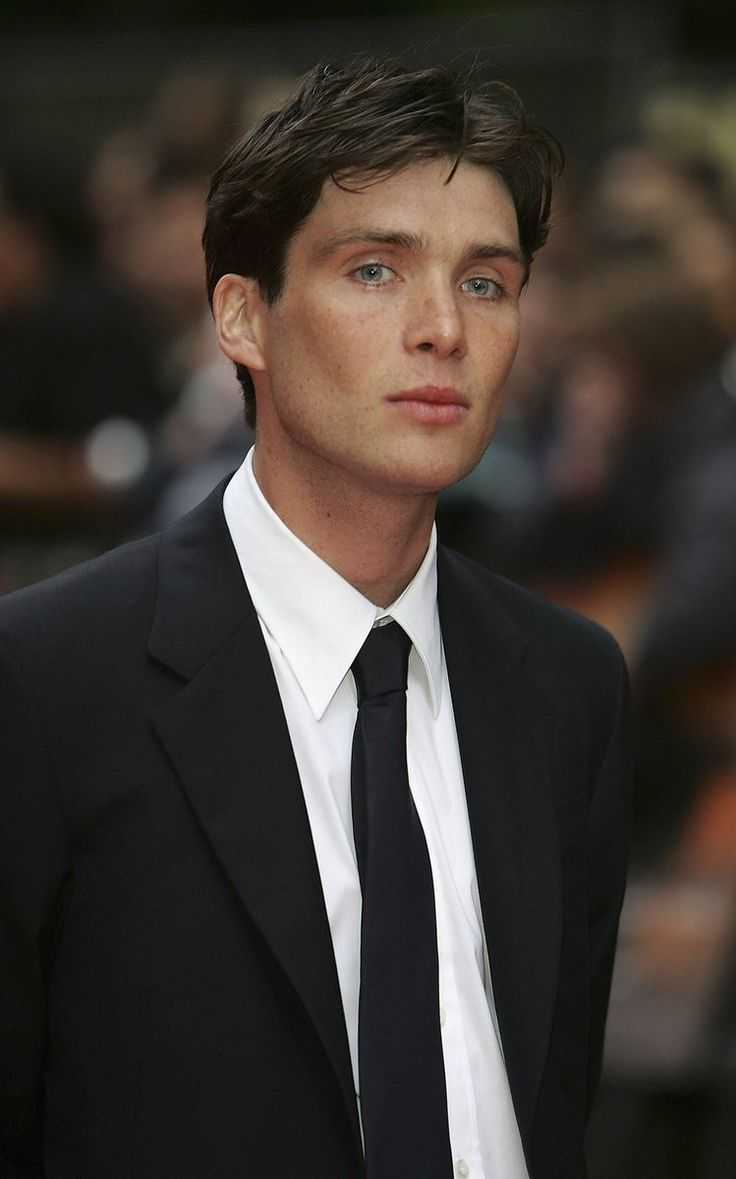
#> input picture deepface/img1.jpg, 736 x 1179 px, given in place of the camera
$ python main_program.py
#> lines starting #> are read from the running program, lines starting #| are printed output that depends on the picture
# import libs:
# main program :
import numpy as np
import threading
import cv2
import imutils
import mail
import winsound

# video input:
v_cap = cv2.VideoCapture(0, cv2.CAP_DSHOW)
#v_cap = cv2.VideoCapture(0)

v_cap.set(cv2.CAP_PROP_FRAME_WIDTH, 640)
v_cap.set(cv2.CAP_PROP_FRAME_HEIGHT, 480)

_, start_frame = v_cap.read()
#> start_frame is the input picture: shape (1179, 736, 3); mean B, G, R 51.7, 56.9, 63.4
start_frame = imutils.resize(start_frame, width=500)
#> start_frame: shape (800, 500, 3)
start_frame = cv2.cvtColor(start_frame, cv2.COLOR_BGR2GRAY)
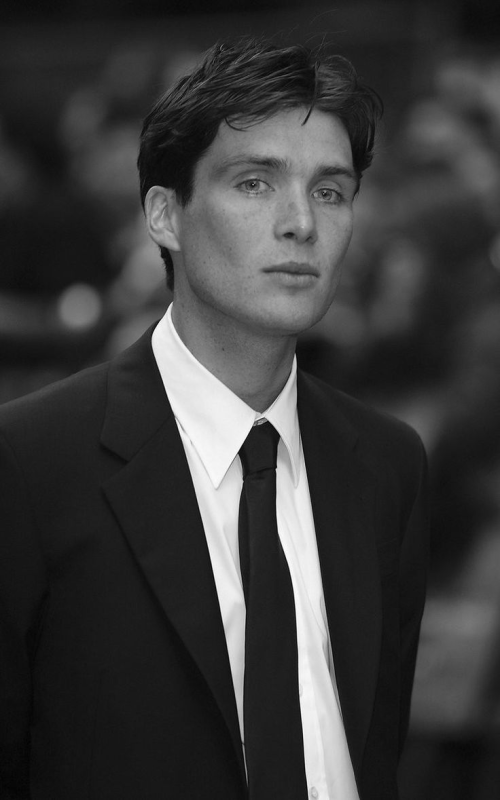
#> start_frame: shape (800, 500); min 2, max 252, mean 58.3
start_frame = cv2.GaussianBlur(start_frame, (21, 21), 0)
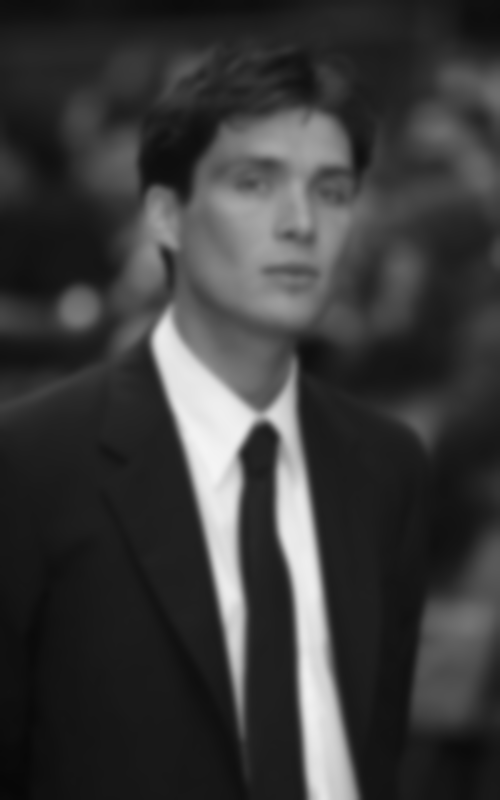
#> start_frame: shape (800, 500); min 7, max 244, mean 58.3

# alarm at start:
alarm = False
alarm_mode = False
alarm_counter = 0

# function for alarm:
def alarm_activate():
    global alarm
    while alarm_mode:
        print("ALARM")
        winsound.Beep(2500, 1000)

# loop function for detecting:
while True:
    _, frame = v_cap.read()
    frame = imutils.resize(frame, width=500)

    if alarm_mode:
        frame_bw = cv2.cvtColor(frame, cv2.COLOR_BGR2GRAY)
        frame_bw = cv2.GaussianBlur(frame_bw, (5, 5), 0)

        difference = cv2.absdiff(start_frame, frame_bw)
        threshold = cv2.threshold(difference, 25, 255, cv2.THRESH_BINARY)[1]
        start_frame = frame_bw

        if threshold.sum() > 10000: # This is the sensitivity of the motion detection, you can change this value
            alarm_counter += 1
            if alarm_counter > 20:
                if not alarm:
                    alarm = True
                    threading.Thread(target=alarm_activate).start()
                    threading.Thread(target=mail.send_email, args=(frame, frame, frame, frame, frame)).start()
        else:
            if alarm_counter > 0:
                alarm_counter -= 1
        cv2.imshow("Cam", threshold)

    elif not alarm_mode and alarm:
        black_frame = np.zeros_like(frame)
        cv2.imshow("Cam", black_frame)
    else:
        cv2.imshow("Cam", frame)

    key_pressed = cv2.waitKey(30)
#> (key q is pressed here)
    if key_pressed == ord('t'):
        print("You have activated/deactivated the alarm!")
        alarm_mode = not alarm_mode
        alarm_counter = 0
    elif key_pressed == ord('q'):
        print("Quitting the program!")
        alarm_mode = False
        break

v_cap.release()
cv2.destroyAllWindows()

$ run again, on deepface/img2.jpg
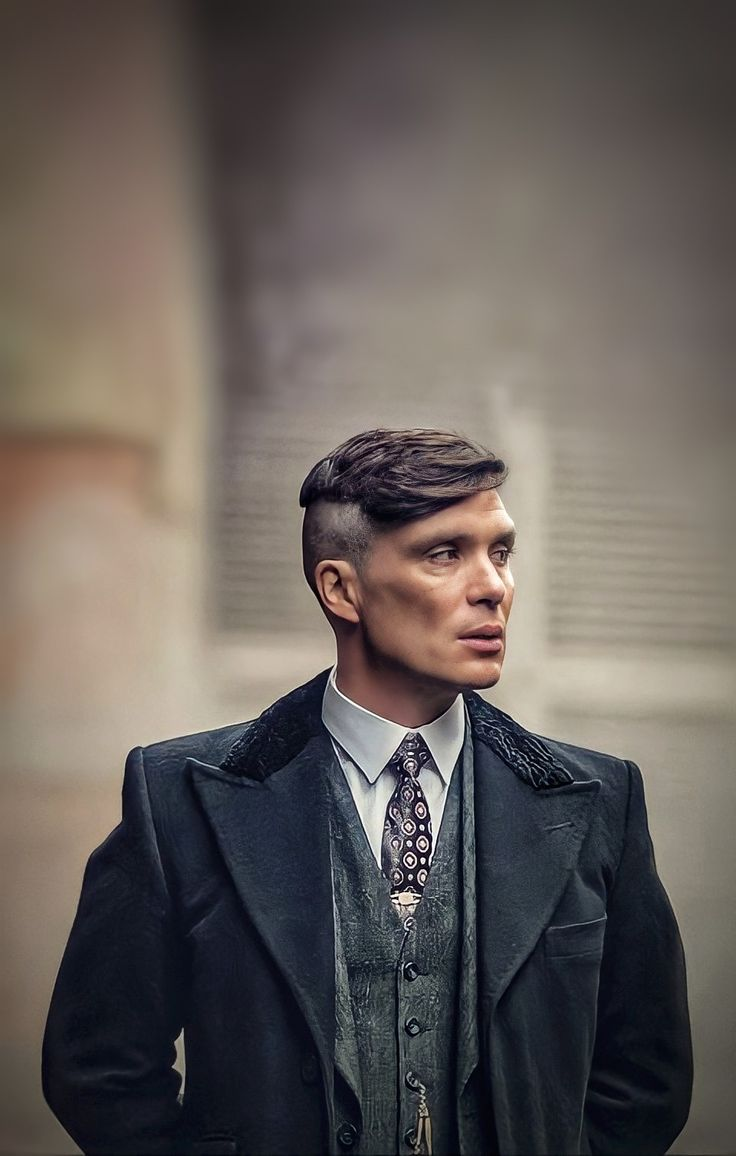
#> input picture deepface/img2.jpg, 736 x 1156 px, given in place of the camera
#> start_frame is the input picture: shape (1156, 736, 3); mean B, G, R 89.3, 93.5, 100.6
#> `start_frame = cv2.cvtColor(start_frame, cv2.COLOR_BGR2GRAY)`:
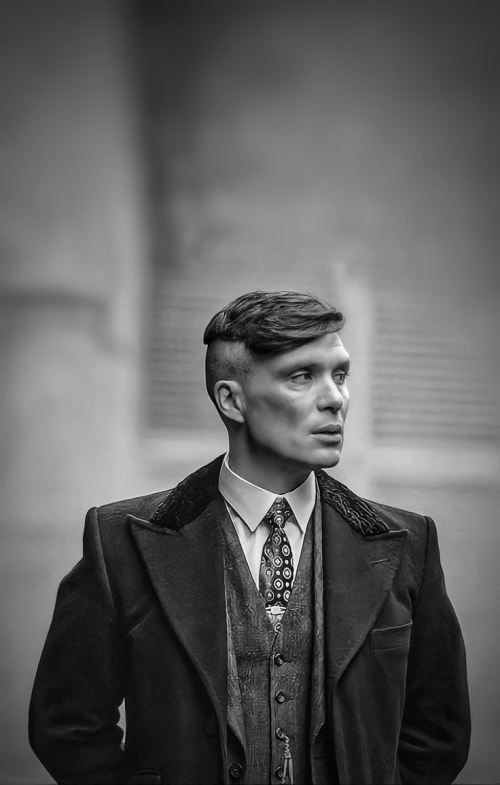
#> start_frame: shape (785, 500); min 1, max 253, mean 95.1
#> `start_frame = cv2.GaussianBlur(start_frame, (21, 21), 0)`:
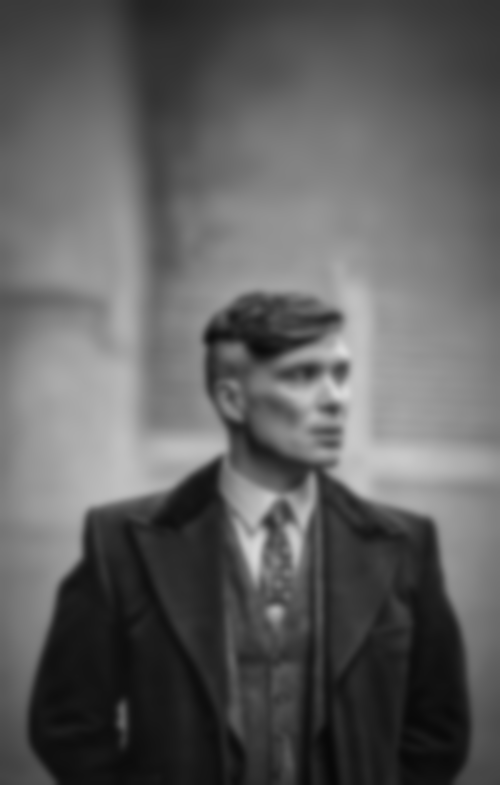
#> start_frame: shape (785, 500); min 8, max 220, mean 95.1
